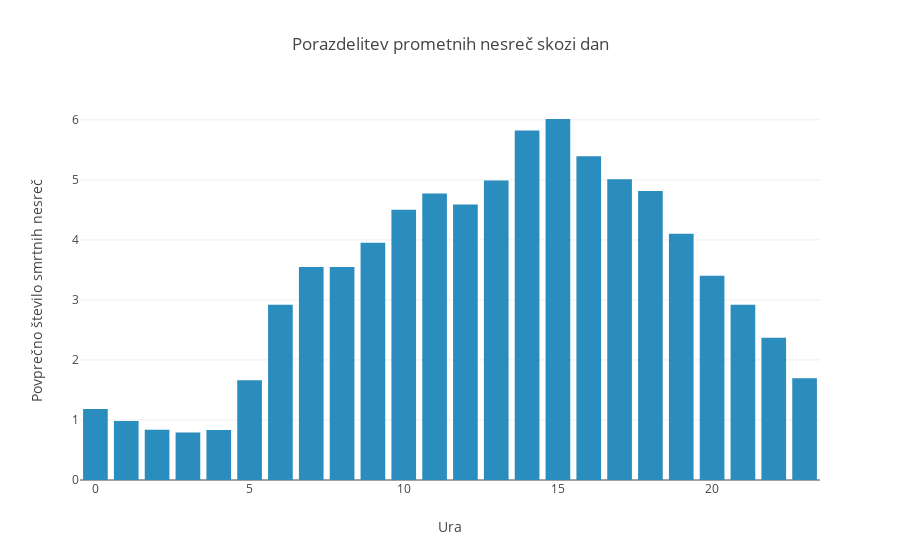

Notebook code for this chart:
### Code cell
# Create a trace
trace = go.Bar(
    x = ura_avg["Ura v dnevu"],
    y = ura_avg["sum"],
    marker=dict(
        color='#2b8cbe',
    )
)

data = [trace]
layout = go.Layout(
    title="Porazdelitev prometnih nesreč skozi dan",
    xaxis=dict(
        title="Ura"
    ),
    yaxis=dict(
        title="Povprečno število smrtnih nesreč"
    )
)
fig = go.Figure(data=data, layout=layout)
iplot(fig, filename='basic-bar')

### Figure 1 — Plotly figure (JSON) as saved in the notebook; plotly's stock layout.template omitted (floating-point values rounded to 4 significant figures)
{"data": [{"marker": {"color": "#2b8cbe"}, "type": "bar", "x": [0, 1, 2, 3, 4, 5, 6, 7, 8, 9, 10, 11, 12, 13, 14, 15, 16, 17, 18, 19, 20, 21, 22, 23], "y": [1.182, 0.9841, 0.8355, 0.7902, 0.8337, 1.661, 2.919, 3.55, 3.549, 3.951, 4.501, 4.773, 4.59, 4.99, 5.822, 6.015, 5.393, 5.009, 4.814, 4.104, 3.402, 2.919, 2.37, 1.695]}], "layout": {"title": "Porazdelitev prometnih nesreč skozi dan", "xaxis": {"title": "Ura"}, "yaxis": {"title": "Povprečno število smrtnih nesreč"}}}
